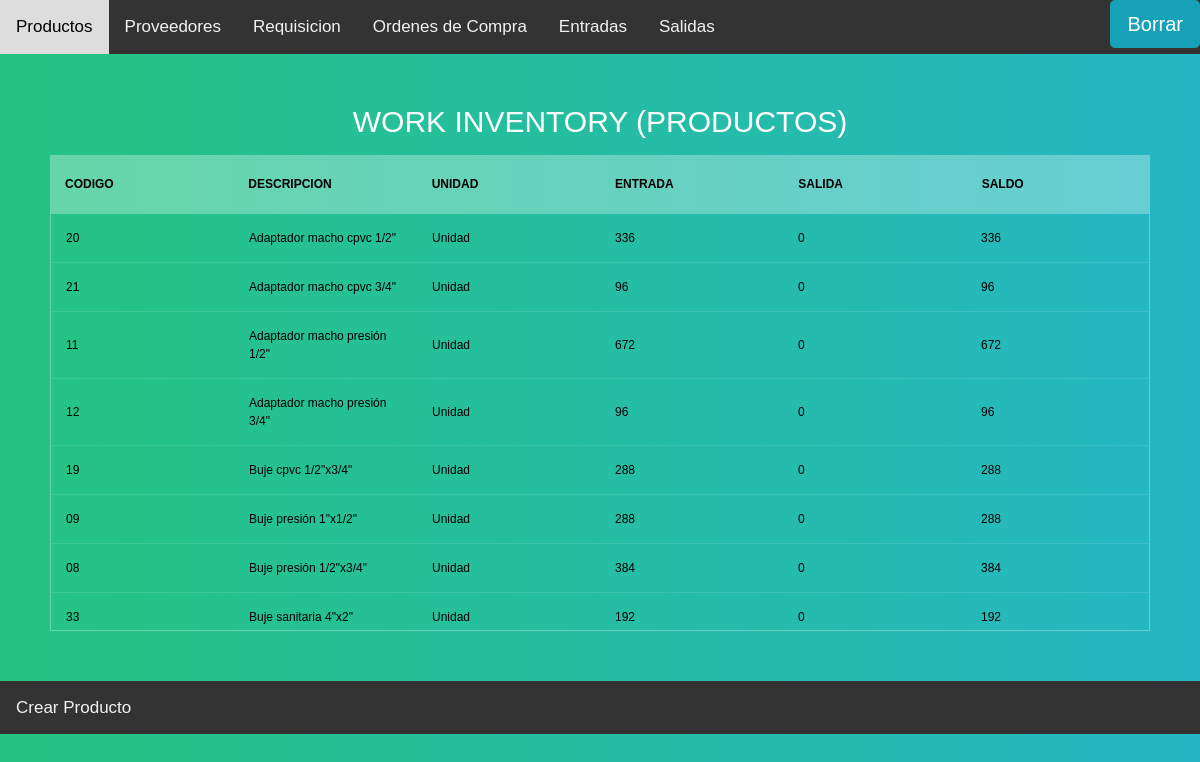
Page /Products on the committed database.
### models.py (models this page shows)
class Products(db.Model):
    __tablename__="Products"
    Identifier = db.Column(db.String(100), primary_key=True)
    Description = db.Column(db.String(100))
    Units= db.Column(db.String(100))
    Tickets_now = db.Column(db.Integer, default = 0)
    Departures_now = db.Column(db.Integer, default = 0)
    balance_now  = db.Column(db.Integer, default = 0)
    Ticket = db.relationship('Tickets', backref='Products')
    Departures = db.relationship('Departures', backref='Products')
    Requisition = db.relationship('Requisition', backref='Products')
    Buy_order = db.relationship('Buy_order', backref='Products')

### app.py (the view, shortened to what this page needs)
@app.route('/')
@app.route('/Products', methods=['GET','POST'])
def Products_table():
    del_P = forms.Delete(request.form)
    return render_template('Products.html', Inventory = All_Products(), form =del_P)

### app.py (called while the page is built)
def All_Products():
    final = {}
    for Product in db.session.query(Products):
        Temp,Pro= {},{}
        Temp['Tickets_now'] = Product.Tickets_now
        Temp['Units'] =Product.Units
        Temp['Departures_now'] = Product.Departures_now
        Temp['balance_now'] = Product.balance_now
        Pro[Product.Identifier] = Temp
        final[Product.Description]= Pro
    print(dict(OrderedDict(sorted(final.items(), key=lambda t: t[0]))))
    return dict(OrderedDict(sorted(final.items(), key=lambda t: t[0])))

### templates/Products.html (shortened to what this page needs)
{% extends  'Header.html' %}
{% block search %}
  {% from "_macro.html" import render %}
    <div class="topnav-right">
    <button type="button"  class="btn btn-info btn-lg" data-toggle="modal" data-target="#myModal">Borrar</button>
  </div>
{% endblock %}
{% block content %}
    <section>
  <h1>Work inventory (PRODUCTOS)</h1>
  <div class="tbl-header">
    <table cellpadding="0" cellspacing="0" border="0">
      <thead>
        <tr>
          <tr >
            <th>Codigo</th>
            <th>Descripcion</th>
            <th>Unidad</th>
            <th>Entrada</th>
            <th>Salida</th>
            <th>Saldo</th>
        </tr>
      </thead>
    </table>
  </div>
  <div class="tbl-content">
    <table cellpadding="0" cellspacing="0" border="0">
      <tbody>
        {% for Description, other in Inventory.items() %}
          <tr>
          {% for ident, values in other.items() %}
              <td>{{ident}}</td>
              <td>{{Description}}</td>
              <td>{{other[ident]['Units']}}</td>
              <td>{{other[ident]['Tickets_now']}}</td>
              <td>{{other[ident]['Departures_now']}}</td>
              <td>{{other[ident]['balance_now']}}</td>
          {% endfor %}
          </tr>
        {% endfor %}
      </tbody>
    </table>
  </div>
</section>
    {% endblock %}
  {% block footer %}
  <div class="topnav">
    <a href="http://127.0.0.1:8888/Create_product">Crear Producto</a>
    </div>
  {% endblock%}

### templates/Header.html (shortened to what this page needs)
<!DOCTYPE html>
<html lang="en">
<head>
	<link rel="stylesheet" href="https://maxcdn.bootstrapcdn.com/bootstrap/4.0.0/css/bootstrap.min.css">
</head>
<body>
    <div class="topnav">
      <a href="http://127.0.0.1:8888/Products">Productos</a>
			<a href="http://127.0.0.1:8888/Provider">Proveedores</a>
			<a href="http://127.0.0.1:8888/Requisition">Requisicion</a>
			<a href="http://127.0.0.1:8888/Buy_Order">Ordenes de Compra</a>
      <a href="http://127.0.0.1:8888/Tickets">Entradas</a>
      <a  href="http://127.0.0.1:8888/Despartures">Salidas</a>
  		{% block search %}
			{% endblock %}
  </div>
		{% block content %}
		{% endblock %}
		{%  block footer %}
		{% endblock %}
  </body>
	</html>

### templates/Header.html (style rules this page uses)
h1 { font-size: 30px; color: #fff; text-transform: uppercase; font-weight: 300; text-align: center; margin-bottom: 15px; }
table { width:100%; table-layout: fixed; }
.tbl-header { background-color: rgba(255,255,255,0.3); }
.tbl-content { height: 418px; overflow-x:auto; margin-top: 0px; border: 1px solid rgba(255,255,255,0.3); }
th { padding: 20px 15px; text-align: left; font-weight: 600; font-size: 12px; color: #000000; text-transform: uppercase; }
td { padding: 15px; text-align: left; vertical-align:middle; font-weight: 500; font-size: 12px; color: #000000; border-bottom: solid 1px rgba(255,255,255,0.1); }
body { background: -webkit-linear-gradient(left, #25c481, #25b7c4); background: linear-gradient(to right, #25c481, #25b7c4); font-family: 'Roboto', sans-serif; }
section { margin: 50px; }
body { margin: 0; font-family: Arial, Helvetica, sans-serif; }
.topnav { overflow: hidden; background-color: #333; }
.topnav a { float: left; color: #f2f2f2; text-align: center; padding: 14px 16px; text-decoration: none; font-size: 17px; }
.topnav-right { float: right; }

### rows in the picture
Products: Identifier "20", Description "Adaptador macho cpvc 1/2\"", Units "Unidad", Tickets_now "336", Departures_now "0", balance_now "336"
Products: Identifier "21", Description "Adaptador macho cpvc 3/4\"", Units "Unidad", other "96", Departures_now "0"
Products: Identifier "11", Description "Adaptador macho presión 1/2\"", Units "Unidad", Tickets_now "672", Departures_now "0", balance_now "672"
Products: Identifier "12", Description "Adaptador macho presión 3/4\"", Units "Unidad", other "96", Departures_now "0"
Products: Identifier "19", Description "Buje cpvc 1/2\"x3/4\"", Units "Unidad", Tickets_now "288", Departures_now "0", balance_now "288"
Products: Identifier "09", Description "Buje presión 1\"x1/2\"", Units "Unidad", Tickets_now "288", Departures_now "0", balance_now "288"
Products: Identifier "08", Description "Buje presión 1/2\"x3/4\"", Units "Unidad", Tickets_now "384", Departures_now "0", balance_now "384"
Products: Identifier "33", Description "Buje sanitaria 4\"x2\"", Units "Unidad", other "192", Departures_now "0"
